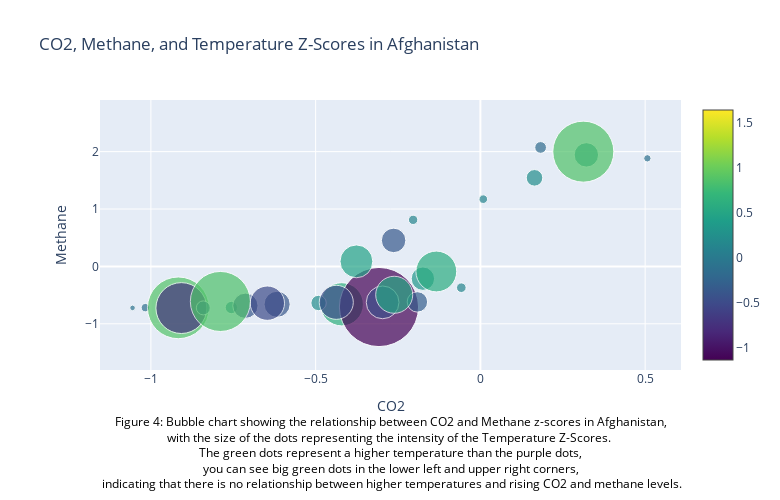

Notebook source saved alongside this figure:
### Code cell
trace = go.Scatter(
    x=co2_afghanistan['z-score'],
    y=methane_afghanistan['z-score'],
    mode='markers',
    marker=dict(
        size=abs(temperature_afghanistan['Temperature']) * 7,
        sizemode='diameter',
        sizeref=0.1,
        color=temperature_afghanistan['Temperature'],
        colorscale='Viridis',
        showscale=True,
        cmin=temperature_afghanistan['Temperature'].min(),
        cmax=temperature_afghanistan['Temperature'].max()
    ),
    text=co2_afghanistan['z-score'],
    hovertemplate=
    '<b>CO2: %{x}</b><br>'+
    '<b>Methane: %{y}</b><br>'+
    '<b>Temperature Z-Score: %{marker.size}</b><br>',
)

layout = go.Layout(
    title='CO2, Methane, and Temperature Z-Scores in Afghanistan',
    xaxis=dict(title='CO2'),
    yaxis=dict(title='Methane'),
    hovermode='closest',
     margin=dict(
        l=100,
        r=80,
        t=100,
        b=130 
    )
)

fig = go.Figure(data=[trace], layout=layout)

fig.update_layout(
    annotations=[
        dict(
            text='Figure 4: Bubble chart showing the relationship between CO2 and Methane z-scores in Afghanistan, <br>'+
            'with the size of the dots representing the intensity of the Temperature Z-Scores.  <br>'+
            'The green dots represent a higher temperature than the purple dots, <br>'+
            'you can see big green dots in the lower left and upper right corners, <br>'+
            'indicating that there is no relationship between higher temperatures and rising CO2 and methane levels.',
            xref='paper',
            yref='paper',
            x=0,
            y=-0.46,
            showarrow=False,
            font=dict(
                size=12,
                color='black'
            )
        )
    ],
    height=500, 
    width=780 
)

fig.show()

### Figure 1 — Plotly figure (JSON) as saved in the notebook; plotly's stock layout.template omitted (floating-point values rounded to 4 significant figures)
{"data": [{"hovertemplate": "<b>CO2: %{x}</b><br><b>Methane: %{y}</b><br><b>Temperature Z-Score: %{marker.size}</b><br>", "marker": {"cmax": 1.647, "cmin": -1.131, "color": [-0.08, -0.12, 0.882, -0.727, -0.2, 0.176, -0.361, -0.373, -0.491, 0.858, 0.617, -1.131, 0.22, -0.487, -0.468, -0.292, 0.529, 0.137, 0.334, 0.583, 0.469, -0.35, 0.134, 0.123, 0.237, -0.105, 0.349, 0.872, -0.167, 0.766, -0.178, -0.32, 0.172, 0.423, 0.363, -0.106, 0.48, 0.669, 1.178, 0.996, 1.315, 1.317, 0.598, 1.317, 0.386, 1.647, 0.616, 0.671, 0.841, 1.564, 1.342, 0.102, 1.237, 0.474, 1.096, 1.473, 1.483, 1.524, 0.893], "colorscale": [[0, "#440154"], [0.1111, "#482878"], [0.2222, "#3e4989"], [0.3333, "#31688e"], [0.4444, "#26828e"], [0.5556, "#1f9e89"], [0.6667, "#35b779"], [0.7778, "#6ece58"], [0.8889, "#b5de2b"], [1, "#fde725"]], "showscale": true, "size": [0.56, 0.84, 6.174, 5.089, 1.4, 1.232, 2.527, 2.611, 3.437, 6.006, 4.319, 7.917, 1.54, 3.409, 3.276, 2.044, 3.703, 0.959, 2.338, 4.081, 3.283, 2.45, 0.938, 0.861, 1.659, 0.735, 2.443, 6.104, 1.169, 5.362, 1.246, 2.24, 1.204, 2.961, 2.541, 0.742, 3.36, 4.683, 8.246, 6.972, 9.205, 9.219, 4.186, 9.219, 2.702, 11.53, 4.312, 4.697, 5.887, 10.95, 9.394, 0.714, 8.659, 3.318, 7.672, 10.31, 10.38, 10.67, 6.251], "sizemode": "diameter", "sizeref": 0.1}, "mode": "markers", "text": [-1.056, -1.017, -0.9168, -0.9076, -0.8409, -0.7558, -0.7132, -0.617, -0.6466, -0.7891, -0.4207, -0.3078, -0.4911, -0.4374, -0.2967, -0.1912, -0.2615, -0.05792, -0.1745, -0.1338, -0.3763, -0.2634, -0.2042, 0.008726, 0.1642, 0.5067, 0.3216, 0.3123, 0.1827, 0.1365, -0.06341, -0.1391, -0.5632, -0.5884, -0.6137, -0.6389, -0.6692, -0.7096, -0.7399, -0.856, -0.8812, -0.8963, -0.7449, -0.649, -0.7449, -0.4824, -0.3764, -0.3713, 0.5323, 1.199, 2.324, 3.243, 2.814, 1.759, 1.199, 1.739, 1.411, 1.148, 1.799, 1.804], "type": "scatter", "x": [-1.056, -1.017, -0.9168, -0.9076, -0.8409, -0.7558, -0.7132, -0.617, -0.6466, -0.7891, -0.4207, -0.3078, -0.4911, -0.4374, -0.2967, -0.1912, -0.2615, -0.05792, -0.1745, -0.1338, -0.3763, -0.2634, -0.2042, 0.008726, 0.1642, 0.5067, 0.3216, 0.3123, 0.1827, 0.1365, -0.06341, -0.1391, -0.5632, -0.5884, -0.6137, -0.6389, -0.6692, -0.7096, -0.7399, -0.856, -0.8812, -0.8963, -0.7449, -0.649, -0.7449, -0.4824, -0.3764, -0.3713, 0.5323, 1.199, 2.324, 3.243, 2.814, 1.759, 1.199, 1.739, 1.411, 1.148, 1.799, 1.804], "y": [-0.7226, -0.7187, -0.7218, -0.7256, -0.7229, -0.716, -0.6856, -0.6598, -0.6405, -0.6108, -0.6601, -0.7075, -0.637, -0.6258, -0.6266, -0.6185, -0.4944, -0.3707, -0.2139, -0.08826, 0.08823, 0.4532, 0.8116, 1.172, 1.543, 1.883, 1.943, 2.0, 2.073]}], "layout": {"annotations": [{"font": {"color": "black", "size": 12}, "showarrow": false, "text": "Figure 4: Bubble chart showing the relationship between CO2 and Methane z-scores in Afghanistan, <br>with the size of the dots representing the intensity of the Temperature Z-Scores.  <br>The green dots represent a higher temperature than the purple dots, <br>you can see big green dots in the lower left and upper right corners, <br>indicating that there is no relationship between higher temperatures and rising CO2 and methane levels.", "x": 0, "xref": "paper", "y": -0.46, "yref": "paper"}], "height": 500, "hovermode": "closest", "margin": {"b": 130, "l": 100, "r": 80, "t": 100}, "title": {"text": "CO2, Methane, and Temperature Z-Scores in Afghanistan"}, "width": 780, "xaxis": {"title": {"text": "CO2"}}, "yaxis": {"title": {"text": "Methane"}}}}
